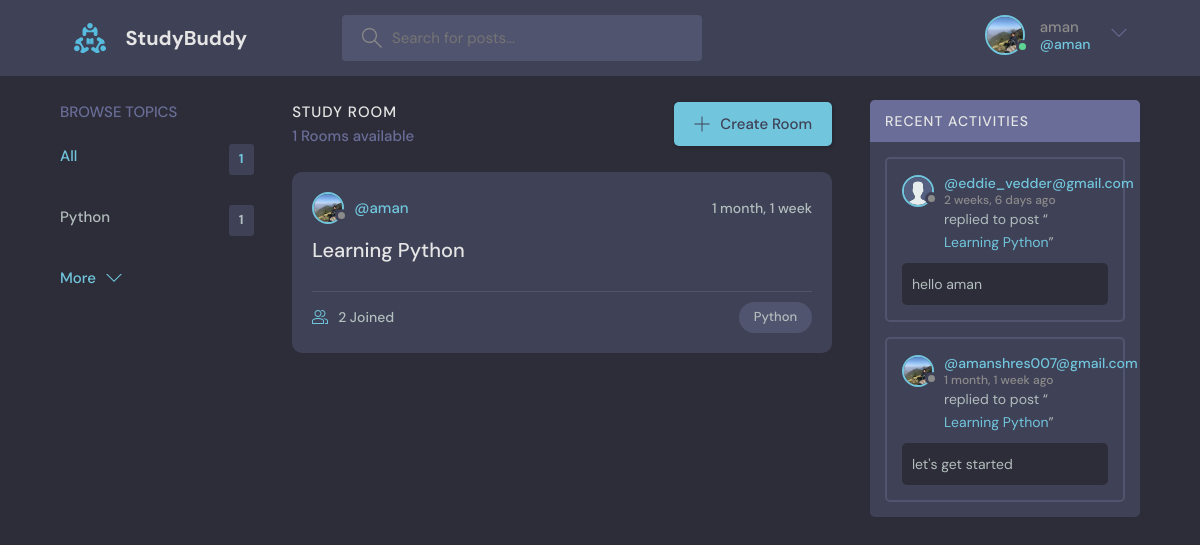
/ (signed in), run on the app's committed database.
### base/models.py (models this page shows, shortened)
class User(AbstractUser):
    name = models.CharField(max_length=200,null=True)
    email = models.EmailField(unique=True,null=True)
    bio = models.TextField(null=True)
    avatar = models.ImageField(null=True,default="avatar.svg")
    USERNAME_FIELD = 'email'
    REQUIRED_FIELDS = []

class Topic(models.Model):
    name = models.CharField(max_length=200)

class Room(models.Model):
    host = models.ForeignKey(User,on_delete=models.SET_NULL,null=True)
    topic = models.ForeignKey(Topic,on_delete=models.SET_NULL,null=True)
    name = models.CharField(max_length=200)
    description = models.TextField(null=True,blank=True)
    participants = models.ManyToManyField(User, related_name='participants', blank=True)
    updated = models.DateTimeField(auto_now=True)
    created = models.DateTimeField(auto_now_add=True)
    class Meta:
        ordering = ['-updated','-created']
    def __str__(self):
        return self.name

class Message(models.Model):
    user = models.ForeignKey(User,on_delete=models.CASCADE)
    room = models.ForeignKey(Room,on_delete=models.CASCADE)
    body = models.TextField()
    update=models.DateTimeField(auto_now=True)
    created=models.DateTimeField(auto_now_add=True)
    class Meta:
        ordering = ['-update','-created']

### base/views.py (the view)
# urls.py: path('',views.home,name="home"),
def home(request):
    q = request.GET.get('q') if request.GET.get('q') != None else ''
    rooms = Room.objects.filter(
    Q(topic__name__icontains=q) |
    Q(name__icontains=q) |
    Q(description__icontains=q))
    topics = Topic.objects.all()[0:5]
    room_count = rooms.count()
    room_messages = Message.objects.all().order_by('-created').filter(Q(room__topic__name__icontains=q))
    context = {'rooms': rooms,'topics': topics,'room_count':room_count,'room_messages':room_messages}
    return render(request,'base/home.html',context)

### base/templates/base/home.html (shortened to what this page needs)
{% extends 'main.html' %}
{% block content %}
    <main class="layout layout--3">
      <div class="container">
        {% include 'base/topics_component.html' %}
        <div class="roomList">
          <div class="roomList__header">
            <div>
              <h2>Study Room</h2>
              <p>{{room_count}} Rooms available</p>
            </div>
            <a class="btn btn--main" href="{% url 'create-room' %}">
              <svg version="1.1" xmlns="http://www.w3.org/2000/svg" width="32" height="32" viewBox="0 0 32 32">
                <title>add</title>
                <path
                  d="M16.943 0.943h-1.885v14.115h-14.115v1.885h14.115v14.115h1.885v-14.115h14.115v-1.885h-14.115v-14.115z"
                ></path>
              </svg>
              Create Room
            </a>
          </div>
        {% include 'base/feed_component.html' %}
        </div>
        {% include 'base/activity_component.html' %}
    </main>
{% endblock %}

### templates/navbar.html (shortened to what this page needs)
{% load static %}
<header class="header header--loggedIn">
    <div class="container">
      <a href="{% url 'home' %}" class="header__logo">
        <img src="{% static 'images/logo.svg' %}" />
        <h1>StudyBuddy</h1>
      </a>
      <form class="header__search" method="GET" action="{% url 'home' %}">
        <label>
          <input name="q" placeholder="Search for posts..." />
        </label>
      </form>
      <nav class="header__menu">
        {% if request.user.is_authenticated %}
        <div class="header__user">
          <a href="{% url 'update-user' %}">
            <div class="avatar avatar--medium active">
              <img src="{{request.user.avatar.url}}" />
            </div>
            <p>{{request.user.username}}<span>@{{request.user.username}}</span></p>
          </a>
          <button class="dropdown-button">
            <svg version="1.1" xmlns="http://www.w3.org/2000/svg" width="32" height="32" viewBox="0 0 32 32">
              <title>chevron-down</title>
              <path d="M16 21l-13-13h-3l16 16 16-16h-3l-13 13z"></path>
            </svg>
          </button>
        </div>
        {% else %}
        <a href="{% url 'login' %}">
            <img src="{% static 'images/avatar.svg' %}" />
          <p>Login</p>
        </a>
        {% endif %}
      </nav>
    </div>
</header>

### base/templates/base/topics_component.html
<div class="topics">
    <div class="topics__header">
      <h2>Browse Topics</h2>
    </div>
    <ul class="topics__list">
      <li>
        <a href="{% url 'home' %}" class="active">All <span>{{topics.count}}</span></a>
      </li>
      {% for topic in topics %}
      <li>
        <a href="{% url 'home' %}?q={{topic.name}}">{{topic.name}} <span>{{topic.room_set.all.count}}</span></a>
      </li>
      {% endfor %}
    </ul>
    <a class="btn btn--link" href="{% url 'topics' %}">
      More
      <svg version="1.1" xmlns="http://www.w3.org/2000/svg" width="32" height="32" viewBox="0 0 32 32">
        <title>chevron-down</title>
        <path d="M16 21l-13-13h-3l16 16 16-16h-3l-13 13z"></path>
      </svg>
    </a>
  </div>

### base/templates/base/feed_component.html (shortened to what this page needs)
  {% for room in rooms %}
  <div class="roomListRoom">
            <div class="roomListRoom__header">
              <a href="{% url 'user-profile' room.host.id %}" class="roomListRoom__author">
                <div class="avatar avatar--small">
                  <img src="{{room.host.avatar.url}}" />
                </div>
                <span>@{{room.host.username}}</span>
              </a>
              <div class="roomListRoom__actions">
                <span>{{room.created|timesince}}</span>
              </div>
            </div>
            <div class="roomListRoom__content">
              <a href="{% url 'room' room.id %}">{{room.name}}</a>
            </div>
            <div class="roomListRoom__meta">
              <a href="{% url 'room' room.id %}" class="roomListRoom__joined">
                {{room.participants.all.count}} Joined
              </a>
              <p class="roomListRoom__topic">{{room.topic.name}}</p>
            </div>
  </div>
  {% endfor %}

### base/templates/base/activity_component.html (shortened to what this page needs)
<div class="activities">
    <div class="activities__header">
      <h2>Recent Activities</h2>
    </div>
    {% for message in room_messages %}
    <div class="activities__box">
      <div class="activities__boxHeader roomListRoom__header">
        <a href="{% url 'user-profile' message.user.id %}" class="roomListRoom__author">
          <div class="avatar avatar--small">
            <img src="{{message.user.avatar.url}}" />
          </div>
          <p>
            @{{message.user}}
            <span>{{message.created|timesince}} ago</span>
          </p>
        </a>
        {% if request.user == message.user %}
        <div class="roomListRoom__actions">
          <a href="{% url 'delete-message' message.id %}">
            <svg version="1.1" xmlns="http://www.w3.org/2000/svg" width="32" height="32" viewBox="0 0 32 32">
              <title>remove</title>
              <path
                d="M27.314 6.019l-1.333-1.333-9.98 9.981-9.981-9.981-1.333 1.333 9.981 9.981-9.981 9.98 1.333 1.333 9.981-9.98 9.98 9.98 1.333-1.333-9.98-9.98 9.98-9.981z"
              ></path>
            </svg>
          </a>
        </div>
        {% endif %}
      </div>
      <div class="activities__boxContent">
        <p>replied to post “<a href="{% url 'room' message.room.id %}">{{message.room}}</a>”</p>
        <div class="activities__boxRoomContent">
            {{message.body}}</
        </div>
      </div>
    </div>
  </div>
  {% endfor %}

### data on the page
User: user.avatar (picture), user.username "aman"
Topic: name "Python", room_set.all.count "1"
Room: host.avatar (picture), host.username "aman", created "1 month, 1 week", name "Learning Python", participants.all.count "2", topic.name "Python"
Message: user.avatar (placeholder picture), user "eddie_vedder@gmail.com", created "2 weeks, 6 days", room "Learning Python", body "hello aman"
Message: user.avatar (picture), user "amanshres007@gmail.com", created "1 month, 1 week", room "Learning Python", body "let's get started"

### other printed values
{{ topics.count }} "1"
{{ room_count }} "1"
